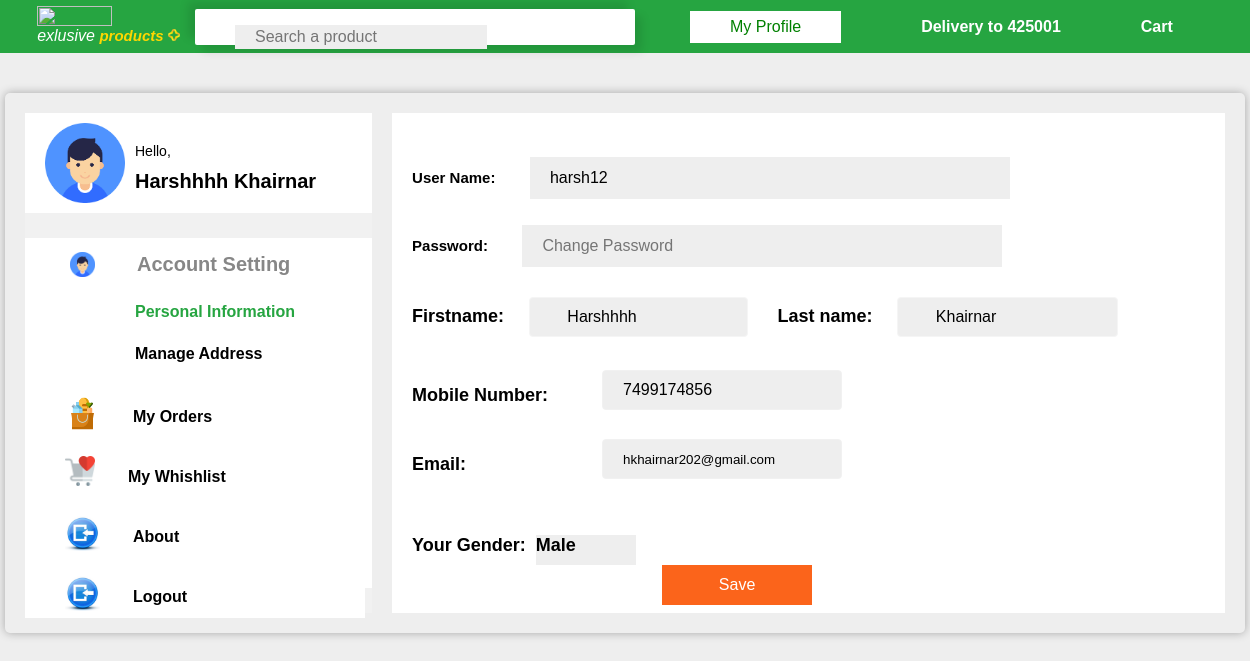
The app's page /personalinfo/ (signed in) with its own data.
### home/models.py (models this page shows, shortened)
class UserProfile(models.Model):
    user = models.ForeignKey(User, on_delete=models.CASCADE, null=True, blank=True)
    mobile = models.CharField(max_length=12, null=True, blank=True)
    gender=models.CharField(max_length=20)
    fullname=models.CharField(max_length=50)
    mobile2=models.CharField(max_length=12)
    pincode=models.CharField(max_length=8)
    address=models.TextField()
    city=models.CharField(max_length=10)
    states=models.CharField(max_length=20)

### home/views.py (the view, shortened to what this page needs)
# urls.py: path('personalinfo/', views.personalinfo, name ='personalinfo'),
def personalinfo(request):
    try:
        user = User.objects.get(id=request.user.id)
        data = UserProfile.objects.get(user=user)
    except UserProfile.DoesNotExist:
        data = None
    return render(request, 'createaccount.html', locals())

### templates/createaccount.html (shortened to what this page needs)
{% extends "navigation.html"%}
{% load static%}
{% block body %}
<link rel="stylesheet" href="{% static 'createaccount.css'%}">
<form method="POST" name='personalinfo' enctype="multipart/form-data">
	<div class="proandbut">
		<div class="profile">
			<div class="imgcontainer">
				{% if data.gender == "Male"%}
					<img src="{% static 'profile1.png'%}" width="80px" height="80px">
				{% else%}
					<img src="{% static 'profile2.jpg'%}" width="80px" height="80px">
				{% endif %}
			</div>
			<div class="text">
				<a>Hello,</a>
				<span>{{data.user.first_name}}{{data.user.last_name}}</span>
			</div>
		</div>
		<div class="buttons">
			<div class="account">
				<div class="accountsetting">
					<img src="{% static 'profile1.png'%}" width="25px" height="25px">
					<p>Account Setting</p>
				</div>
				<label class="an" href="/addaddress">Personal Information</label>
				<a href="/addaddress">Manage Address</a>
			</div>
			<div class="myorder">
				<img src="{% static 'myorder.png'%}" width="35px" height="35px">
				<a href="/myorderlist">My Orders</a>
			</div>
			<div class="myorder">
				<img src="{% static 'whishlist.png'%}" width="30px" height="30px">
				<a href="/wishlist">My Whishlist</a>
			</div>
			<div class="myorder">
				<img src="{% static 'logout.png'%}" width="35px" height="35px">
				<a href="">About</a>
			</div>
			<div class="myorder">
				<img src="{% static 'logout.png'%}" width="35px" height="35px">
				<a href="/logouts">Logout</a>
			</div>
		</div>
	</div>
	<div class="personalinfo">
		<div class="container2">
			<div class="username1">
				<div class="u1">
					<label for="username" class="mm"><b>User Name:</b></label>
					<input autocomplete="off" type="text" placeholder="" name="username"
						id="username" value="{{data.user.username}}" required>
				</div>
				<div class="u1">
					<label for="password"><b>Password:</b></label>
					<input id="password" value=""autocomplete="off" type="text" placeholder="Change Password" name="password"
						>
				</div>
			</div>
			<div class="username">
				<div>
					<label for="firstname">Firstname:</label>
					<input value="{{data.user.first_name}}" type="text" id="firstname" name="firstname" required tabindec="1"><br>
				</div>
				<div>
					<label for="lastname">Last name:</label>
					<input value="{{data.user.last_name}}" type="text" id="lastname" name="lastname" required><br>
				</div>
			</div>
			<div class="ok">
				<div class="m2">
					<label for="mobilenumber">Mobile Number:</label>
					<input value="{{data.mobile}}" type="text" id="mobilenumber" name="mobilenumber" required><br>
				</div>
				<div class="m2">
					<label for="email">Email:</label>
					<input value="{{data.user.email}}"type="email" id="email" name="email" required><br>
				</div>
			</div>
			<div class=" okk">
				<div class="g"> <span> Your Gender:</span></div>
				<div class="aa" ><span style="margin-top: 10px" style="margin-left: 20px;">{{data.gender}}</span></div>
			</div>
			<div class='bt'>
				<button type="submit">Save</button>
			</div>
		</div>
	</div>
</form>
{% endblock body %}

### static/css/home.css (style rules this page uses)
* { padding: 0; margin: 0; }
body { color: black; background-color:#ddd; }
.text { display: block;font-size: 2em;width: 100%;-webkit-animation-duration: 1s;animation-duration: 0.5s; }
html { box-sizing: border-box; -webkit-font-smoothing: antialiased; }

### static/createaccount.css (style rules this page uses)
body { background-color: #eee; font-family: Arial, sans-serif; }
form { justify-content:left; display: flex; background-color: #eee; border-radius: 5px; box-shadow: 0 0 10px rgba(0, 0, 0, 0.3); padding: 20px; width: 1200px; height: 500px; margin: 40px auto; }
.container2 { display: block; margin-left: 20px; width: 800px; height: 450px; background-color:#fff; padding: 16px 0; }
.container2 label { font-size: 15px; font-weight: 300; }
.username1 { width:800px; height: 120px; background-color: white; padding-top: 10px; display: block; }
.u1 { margin-top: 10px; }
input[type=text], input[type=password] { font-size: inherit; background-color: #eee; width: 60%; padding: 12px 20px; margin: 8px 0; display: inline-block; border-bottom: 1px solid #e0e0e0; border: none; box-sizing: border-box; margin-left: 30px; }
.username { margin-top: 20px; display:grid; justify-content:space-between 40px; background-color: white; padding-top: 10px; display: flex; margin-bottom: 0px; }
.username input { height: 40px; margin-left: 20px; width:60%; border: 1px solid whitesmoke; border-radius: 4px; box-sizing: border-box; background-color: #eee; }
.username label { font-size: 18px; font-weight: 550; background-color: white; margin-bottom: 10px; padding-bottom: 10px; margin-left: 0px; font-size: 18px; }
.ok { margin-top: 10px; background-color:white; display:grid; padding-top:10px; height: 130px; }
.ok label { height:20px; width: 150px; font-size: 18px; font-weight: 550; background-color: white; padding-bottom: 5px; padding-top: 15px; margin-right:10px; }
.ok input[type=text], input[type=email] { margin-top: 0px; height: 40px; width:30%; margin-left: 30px; padding: 12px 20px; display: inline-block; border: 1px solid #f1f1f1; border-radius: 4px; box-sizing: border-box; background-color: #eee; }
.m2 { margin-top:5px; display: flex; }
.okk { background-color:white; margin-left:0px; display: flex; margin-top: 25px; padding-top: 15px; height:20px; width: 300px; }
.g { color: black; font-size: 18px; font-weight: 550; background-color: white; margin-left: 0px; margin-top: 0px; Padding-top: 0px; }
.aa { justify-content: center; height: 30px; width: 100px; margin-left: 10px; background-color: #eee; font-size: 18px; font-weight: 550; }
.aa span { margin-top: 5px; }
.personalinfo { width: 840px; margin-top: 0px; margin-left:20px; height: 500px; background-color: white; }
.proandbut { display:grid; margin-top: 0px; margin-left: 0px; width:350px; height: 500px; background-color:#f1f1f1; }
.profile { display: flex; width: 100%; height: 100px; background-color: white; }
.buttons { margin-top: 0px; width: 100%; height: 350px; background-color: white; }
.imgcontainer { margin-left: 20px; margin-top: 10px; }
.text { margin-top: 30px; margin-left: 10px; height: 60px; justify-content: left; width: 200px; display: grid; }
.text a { font-weight: 500; font-size: 14px; }
.text span { font-weight: 550; font-size: 20px; }
.account { display: grid; height: 140px; width: 340px; background-color: white; }
.accountsetting { justify-content: left; height: 50px; width: 340px; display: flex; background-color: white; }
.accountsetting img { margin-top: 14px; margin-left: 45px; }
.accountsetting p { color: #878787; font-weight: 550; font-size: 20px; margin-top: 15px; margin-left: 42px; }
.buttons a { padding-top: 10px; text-decoration: none; color: black; font-weight: 550; font-size: 16px; padding-left: 110px; margin-left: 84; }
.account label { cursor: pointer; text-decoration: none; color: #26a541; font-weight: 550; font-size: 16px; padding-left: 110px; margin-left: 84; }
.myorder { display: flex; margin-top: 10px; height: 50px; width: 340px; background-color: white; }
.myorder img { margin-left: 40px; margin-top: 8px; }
.myorder a { margin-top: 10px; text-decoration: none; color: black; font-weight: 550; font-size: 16px; padding-left: 33px; margin-left: 84; }
.bt button { width: 150px; color: white; font-size: 16px; font-weight: 500; border: none; margin-left: 250px; height: 40px; margin-top: 10px; background-color:#fb641b; }

### records on screen
UserProfile: user.first_name "Harshhhh", user.last_name "Khairnar", username "harsh12", firstname "Harshhhh", lastname "Khairnar", mobilenumber "7499174856", email "hkhairnar202@gmail.com", gender "Male"
